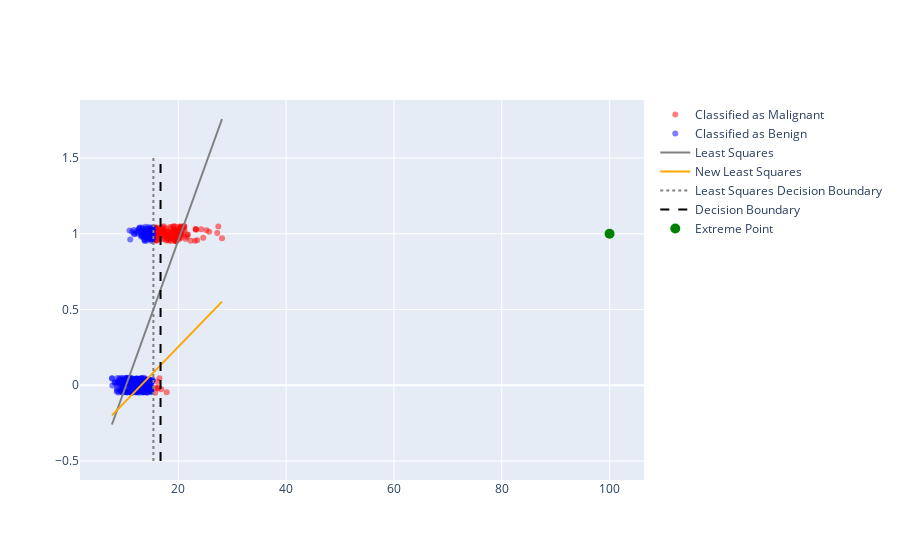

Notebook code cell kept with this figure:
### Code cell
extreme_point = go.Scatter(
    name="Extreme Point", x=[100], y=[1], mode="markers", 
    marker=dict(color="green", size=10))
model_line.line.color = "gray"


X_plt_ex = np.expand_dims(np.linspace(np.min(X)-5, np.max(X)+5, 100),1)
model_line_ex = go.Scatter(name="New Least Squares",
                           x=X_plt.flatten(), y=lin_reg_ex.predict(X_plt_ex), 
                           mode="lines", line=dict(color="orange"))

dec_line.line.color = "gray"
dec_boundary_ex = (0.5 - lin_reg_ex.intercept_)/lin_reg_ex.coef_[0]
dec_line_ex = go.Scatter(
    name="Decision Boundary", 
    x = [dec_boundary_ex, dec_boundary_ex], y=[-0.5,1.5], mode="lines",
    line=dict(color="black", dash="dash"))



go.Figure([mal_points, ben_points,model_line, model_line_ex, dec_line, dec_line_ex, extreme_point])

### Figure 1 — Plotly figure (JSON) as saved in the notebook; plotly's stock layout.template omitted (floating-point values rounded to 4 significant figures; data arrays with more than 128 entries replaced by an {"elided": "..."} marker saying what was removed)
{"data": [{"marker": {"color": "red", "opacity": 0.5}, "mode": "markers", "name": "Classified as Malignant", "type": "scatter", "x": {"elided": "142 float values"}, "y": {"elided": "142 float values"}}, {"marker": {"color": "blue", "opacity": 0.5}, "mode": "markers", "name": "Classified as Benign", "type": "scatter", "x": {"elided": "370 float values"}, "y": {"elided": "370 float values"}}, {"line": {"color": "gray"}, "mode": "lines", "name": "Least Squares", "type": "scatter", "x": [7.691, 8.108, 8.524, 8.941, 9.358, 9.775, 10.19, 10.61, 11.02, 11.44, 11.86, 12.27, 12.69, 13.11, 13.52, 13.94, 14.36, 14.78, 15.19, 15.61, 16.03, 16.44, 16.86, 17.28, 17.69, 18.11, 18.53, 18.94, 19.36, 19.78, 20.19, 20.61, 21.03, 21.44, 21.86, 22.28, 22.69, 23.11, 23.53, 23.94, 24.36, 24.78, 25.19, 25.61, 26.03, 26.44, 26.86, 27.28, 27.69, 28.11], "y": [-0.2593, -0.2181, -0.1769, -0.1358, -0.09463, -0.05347, -0.01231, 0.02884, 0.07, 0.1112, 0.1523, 0.1935, 0.2346, 0.2758, 0.3169, 0.3581, 0.3992, 0.4404, 0.4816, 0.5227, 0.5639, 0.605, 0.6462, 0.6873, 0.7285, 0.7697, 0.8108, 0.852, 0.8931, 0.9343, 0.9754, 1.017, 1.058, 1.099, 1.14, 1.181, 1.222, 1.264, 1.305, 1.346, 1.387, 1.428, 1.469, 1.51, 1.552, 1.593, 1.634, 1.675, 1.716, 1.757]}, {"line": {"color": "orange"}, "mode": "lines", "name": "New Least Squares", "type": "scatter", "x": [7.691, 8.108, 8.524, 8.941, 9.358, 9.775, 10.19, 10.61, 11.02, 11.44, 11.86, 12.27, 12.69, 13.11, 13.52, 13.94, 14.36, 14.78, 15.19, 15.61, 16.03, 16.44, 16.86, 17.28, 17.69, 18.11, 18.53, 18.94, 19.36, 19.78, 20.19, 20.61, 21.03, 21.44, 21.86, 22.28, 22.69, 23.11, 23.53, 23.94, 24.36, 24.78, 25.19, 25.61, 26.03, 26.44, 26.86, 27.28, 27.69, 28.11], "y": [-0.1988, -0.1835, -0.1682, -0.1529, -0.1376, -0.1222, -0.1069, -0.09158, -0.07626, -0.06094, -0.04561, -0.03029, -0.01497, 0.0003547, 0.01568, 0.031, 0.04632, 0.06165, 0.07697, 0.09229, 0.1076, 0.1229, 0.1383, 0.1536, 0.1689, 0.1842, 0.1996, 0.2149, 0.2302, 0.2455, 0.2608, 0.2762, 0.2915, 0.3068, 0.3221, 0.3375, 0.3528, 0.3681, 0.3834, 0.3988, 0.4141, 0.4294, 0.4447, 0.4601, 0.4754, 0.4907, 0.506, 0.5213, 0.5367, 0.552, 0.5673, 0.5826, 0.598, 0.6133, 0.6286, 0.6439, 0.6593, 0.6746, 0.6899, 0.7052, 0.7205, 0.7359, 0.7512, 0.7665, 0.7818, 0.7972, 0.8125, 0.8278, 0.8431, 0.8585, 0.8738, 0.8891, 0.9044, 0.9197, 0.9351, 0.9504, 0.9657, 0.981, 0.9964, 1.012, 1.027, 1.042, 1.058, 1.073, 1.088, 1.104, 1.119, 1.134, 1.15, 1.165, 1.18, 1.196, 1.211, 1.226, 1.242, 1.257, 1.272, 1.288, 1.303, 1.318]}, {"line": {"color": "gray", "dash": "dot"}, "mode": "lines", "name": "Least Squares Decision Boundary", "type": "scatter", "x": [15.38, 15.38], "y": [-0.5, 1.5]}, {"line": {"color": "black", "dash": "dash"}, "mode": "lines", "name": "Decision Boundary", "type": "scatter", "x": [16.7, 16.7], "y": [-0.5, 1.5]}, {"marker": {"color": "green", "size": 10}, "mode": "markers", "name": "Extreme Point", "type": "scatter", "x": [100], "y": [1]}], "layout": {}}
